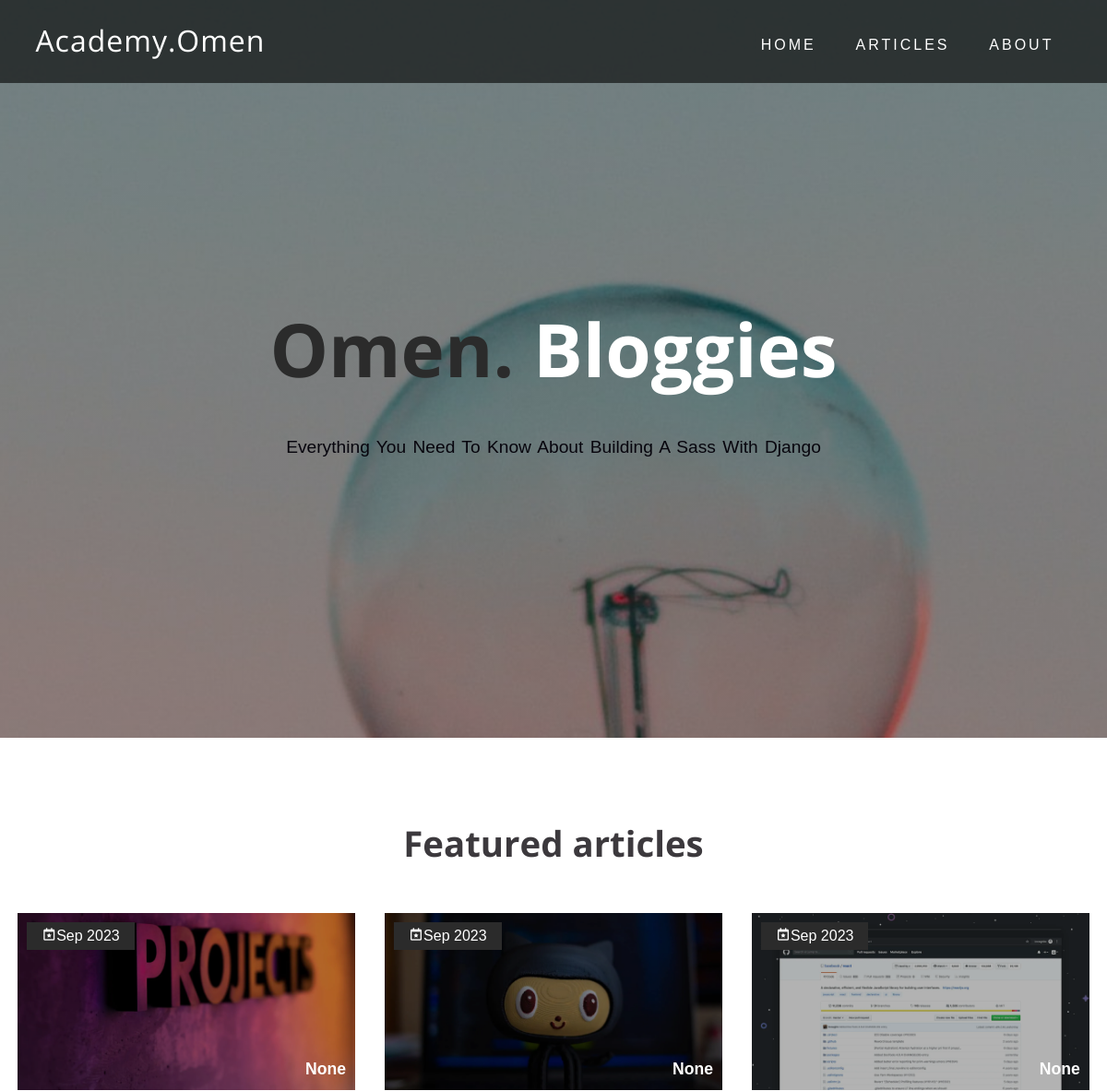
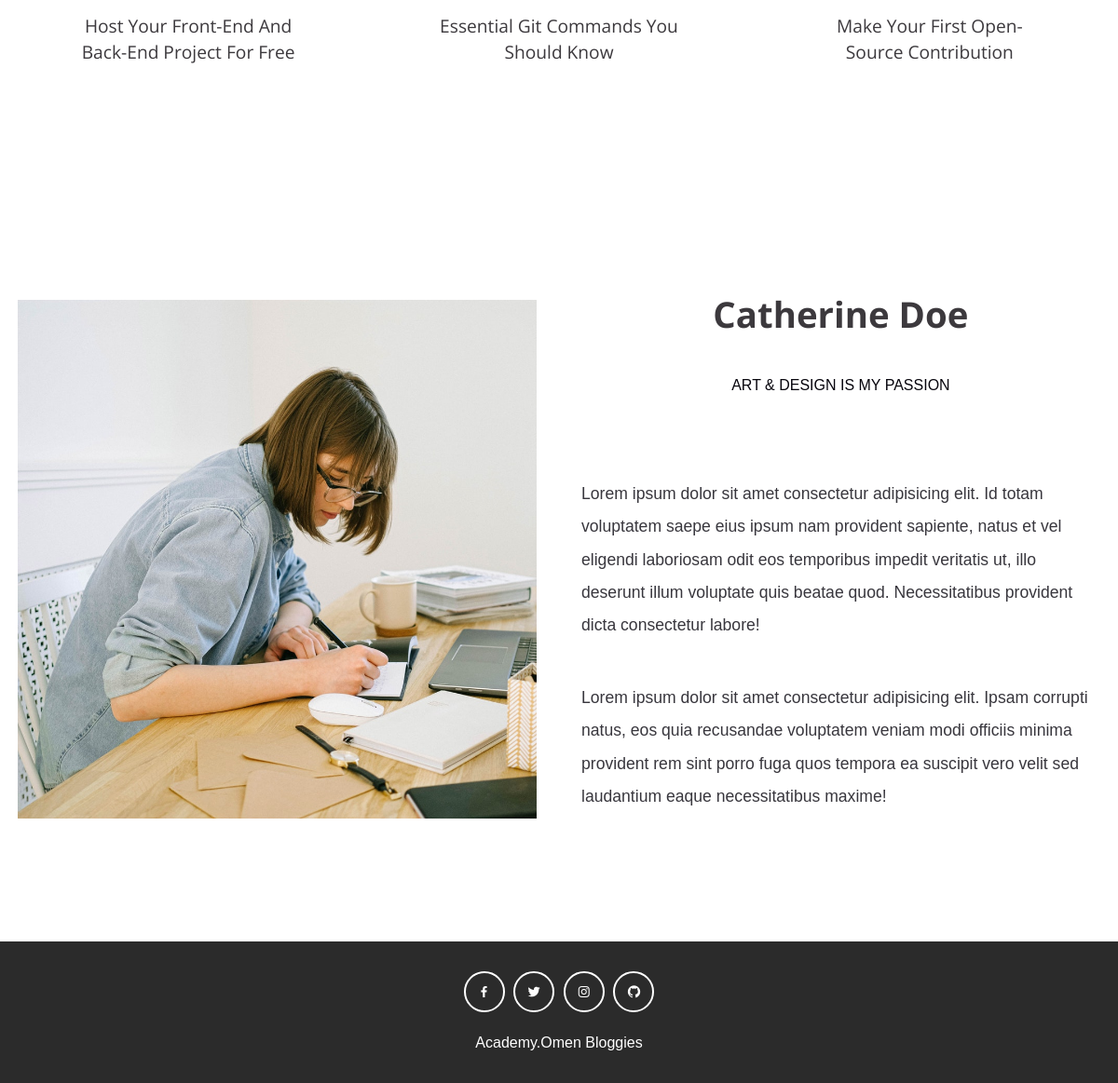
The page / on the database its author committed (2 pictures, top to bottom).
### blogApp/models.py (models this page shows, shortened)
class Article(models.Model):
    author = models.ForeignKey(Profile, on_delete=models.CASCADE, related_name='author')
    headline = models.CharField(max_length=200)
    sub_headline = models.CharField(max_length=200, null=True, blank=True)
    image = models.ImageField(null=True, blank=True, upload_to='article', default='placeholder.png')
    body = RichTextUploadingField(null=True, blank=True)
    featured = models.BooleanField(default=False)
    tags = models.ManyToManyField(Tag, related_name='tags', blank=True)
    options = (
        ('draft', 'Draft'),
        ('published', 'Published'),
    )
    slug = models.SlugField(max_length=200, unique_for_date='publish')
    publish = models.DateTimeField(default=timezone.now)
    status = models.CharField(max_length=10, choices=options, default='draft')
    objects = models.Manager()
    articlemanager = ArticleManager()
    def get_absolute_url(self):
        return reverse('blogApp:article', args=[self.slug])
    class Meta:
        ordering = ('-publish',)

### blogApp/views.py (the view)
# urls.py: path('', views.home, name='home'),
def home(request):
    featured = Article.articlemanager.filter(featured=True)[0:3]
    context = {
        'articles': featured
    }
    return render(request, 'index.html', context)

### blogApp/models.py (called while the page is built)
    def get_queryset(self):
        return super().get_queryset().filter(status='published')

### blogApp/templates/index.html (shortened to what this page needs)
{% load static %}
<!DOCTYPE html>
<html>
  <head>
    <link href='https://unpkg.com/boxicons@2.0.7/css/boxicons.min.css' rel='stylesheet'>
    <link rel="stylesheet" href="{% static 'css/style.css' %}">
  </head>
  <body>
    <header>
      <nav class = "navbar">
        <div class = "container">
          <a href = "{% url 'blogApp:home' %}" class = "navbar-brand">Academy.Omen</a>
          <div class = "navbar-nav">
            <a href = "{% url 'blogApp:home' %}">home</a>
            <a href = "{% url 'blogApp:articles' %}">articles</a>
            <a href = "">about</a>
          </div>
        </div>
      </nav>
      <div class = "banner">
        <div class = "container">
          <h1 class = "banner-title">
            <span>Omen.</span> Bloggies
          </h1>
          <p>everything you need to know about building a Sass with Django</p>
        </div>
      </div>
    </header>
    <section class = "featured" id = "featured">
      <div class = "container">
        <div class = "title">
          <h2>Featured articles</h2>
        </div>
        <div class = "featured-content">
          {% for article in articles %}
          <div class = "featured-item">
            <div class = "featured-img">
              <a href="{{ article.get_absolute_url }}">
                <img src = "{{ article.image.url }}" alt = "">
                <span><i class='bx bx-calendar-star'></i>{{ article.publish|date:"M Y" }}</span>
                <span>{{ article.sub_headline }}</span>
              </a>
            </div>
            <div class = "featured-title">
              <a href = "{{ article.get_absolute_url }}">{{ article.headline }}</a>
            </div>
          </div>
          {% empty %}
			      <h3>No Featured Article at the Moment...</h3>
          {% endfor %}
        </div>
      </div>
    </section>
    <section class = "about" id = "about">
      <div class = "container">
        <div class = "about-content">
          <div>
            <img src = "{% static 'images/about.jpg' %}" alt = "">
          </div>
          <div class = "about-text">
            <div class = "title">
              <h2>Catherine Doe</h2>
              <p>art & design is my passion</p>
            </div>
            <p>Lorem ipsum dolor sit amet consectetur adipisicing elit. Id totam voluptatem saepe eius ipsum nam provident sapiente, natus et vel eligendi laboriosam odit eos temporibus impedit veritatis ut, illo deserunt illum voluptate quis beatae quod. Necessitatibus provident dicta consectetur labore!</p>
            <p>Lorem ipsum dolor sit amet consectetur adipisicing elit. Ipsam corrupti natus, eos quia recusandae voluptatem veniam modi officiis minima provident rem sint porro fuga quos tempora ea suscipit vero velit sed laudantium eaque necessitatibus maxime!</p>
          </div>
        </div>
      </div>
    </section>
    <footer>
      <div class = "social-links">
        <a href = "#"><i class='bx bxl-facebook'></i></a>
        <a href = "#"><i class='bx bxl-twitter'></i></a>
        <a href = "#"><i class='bx bxl-instagram'></i></a>
        <a href = "#"><i class='bx bxl-github'></i></a>
      </div>
      <span>Academy.Omen Bloggies</span>
    </footer>
  </body>
</html>

### static/css/style.css (style rules this page uses)
:root { --OpenSans: 'Open Sans', serif; --Monserrat: 'Monserrat', sans-serif; --dark: #3c393d; --exDark: #2b2b2b; --blue: #4285f4; }
* { padding: 0; margin: 0; font-family: var(--Monserrat); }
body { line-height: 1.4; color: var(--dark); }
img { width: 100%; display: block; }
p { font-size: 16px; color: #07050d; line-height: 2; margin: 24px 0; }
.container { max-width: 1200px; margin: 0 auto; padding: 0 1.2rem; }
header { min-height: 100vh; background: linear-gradient(rgba(0, 0, 0, 0.4), rgba(0, 0, 0, 0.4)), url(../images/background.jpg) center/cover no-repeat fixed; display: flex; flex-direction: column; justify-content: stretch; }
.navbar { background: rgba(0, 0, 0, 0.6); padding: 1.2rem; }
.navbar-brand { color: #fff; font-size: 2rem; display: block; text-align: center; text-decoration: none; font-family: var(--OpenSans); letter-spacing: 1px; }
.navbar-nav { padding: 0.8rem 0 0.2rem 0; text-align: center; }
.navbar-nav a { text-transform: uppercase; font-family: var(--Monserrat); letter-spacing: 1px; font-weight: 500; color: #fff; text-decoration: none; display: inline-block; padding: 0.4rem 0.1rem; letter-spacing: 3px; transition: opacity 0.5s ease; }
.banner { flex: 1; display: flex; align-items: center; justify-content: center; text-align: center; color: #fff; }
.banner-title { font-size: 3rem; font-family: var(--OpenSans); line-height: 1.2; }
.banner-title span { font-family: var(--OpenSans); color: var(--exDark); }
.banner p { padding: 1rem 0 2rem 0; font-size: 1.2rem; text-transform: capitalize; font-family: var(--Monserrat); font-weight: 300; word-spacing: 2px; }
.featured { padding: 4.5rem 0; }
.title { text-align: center; padding: 1rem 0; }
.title h2 { font-family: var(--OpenSans); font-size: 2.4rem; }
.title p { text-transform: uppercase; padding: 0.6rem 0; }
.featured-content { margin: 2rem 0; }
.featured-item { cursor: pointer; margin: 1.5rem 0; }
.featured-img { position: relative; overflow: hidden; }
.featured-img::after { position: absolute; content: ""; top: 0; left: 0; width: 100%; height: 100%; background: rgba(0, 0, 0, 0.3); }
.featured-img img { transition: all 0.5s ease; }
.featured-img span:first-of-type { position: absolute; z-index: 1; top: 10px; left: 10px; background: var(--exDark); color: #fff; padding: 0.25rem 1rem; }
.featured-img span:last-of-type { position: absolute; z-index: 1; bottom: 10px; right: 10px; color: #fff; font-weight: 700; font-size: 1.1rem; }
.featured-title { padding: 1rem; font-size: 1.2rem; text-align: center; width: 70%; margin: 0 auto; }
.featured-title a { color: var(--dark); text-decoration: none; text-transform: capitalize; font-family: var(--OpenSans); }
.about { padding: 4.5rem 0; }
.about-text { margin: 2rem 0; }
.about-text > p { font-size: 1.1rem; padding: 0.6rem 0; opacity: 0.8; }
footer { background: var(--exDark); color: #fff; text-align: center; padding: 2rem 0; }
.social-links { display: flex; justify-content: center; margin-bottom: 1.4rem; }
.social-links a { border: 2px solid #fff; color: #fff; display: block; width: 40px; height: 40px; display: flex; justify-content: center; align-items: center; border-radius: 50%; text-decoration: none; margin: 0 0.3rem; transition: all 0.5s ease; }
@media screen and (min-width: 540px) { .navbar-nav a { padding-right: 1.2rem; padding-left: 1.2rem; } }
@media screen and (min-width: 540px) { .banner-title { font-size: 5rem; } }
@media screen and (min-width: 768px) { .navbar .container { display: flex; align-items: center; justify-content: space-between; } }
@media screen and (min-width: 768px) { .featured-content { display: grid; grid-template-columns: repeat(2, 1fr); gap: 2rem; } }
@media screen and (min-width: 768px) { .featured-item { margin: 0; } }
@media screen and (min-width: 992px) { .about-content { display: grid; grid-template-columns: repeat(2, 1fr); column-gap: 3rem; align-items: center; } }
@media screen and (min-width: 1200px) { .featured-content { grid-template-columns: repeat(3, 1fr); } }

### rows shown on the page
Article: image (picture), publish "Sep 2023", sub_headline "None", headline "Host Your Front-End And Back-End Project For Free"
Article: image (picture), publish "Sep 2023", sub_headline "None", headline "Essential Git Commands You Should Know"
Article: image (picture), publish "Sep 2023", sub_headline "None", headline "Make Your First Open-Source Contribution"
